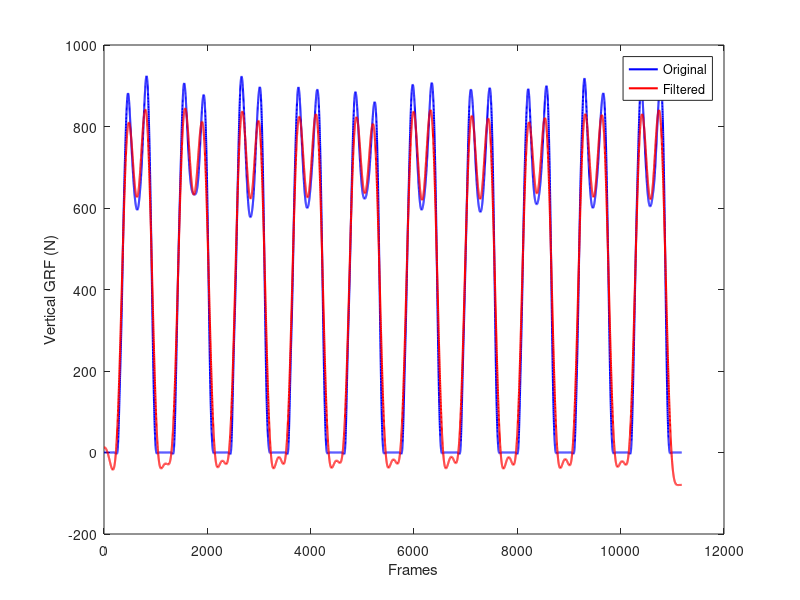

This chart was generated by the following MATLAB code:
%Clear workspace and load data
clear all; clc
load('grf_gait_events_data.mat')

%Isolate vertical GRF 
grf_z = data.grf_z;

%Capture frequency of the force platform
frame_rate = 1000;

%Apply a 4th order lowpass Butterworth filter with cutoff frequency of 6Hz
[B, A] = butter(4, 6/frame_rate);
grf_z_filt = filtfilt(B, A, grf_z);

%Plot initial and filtered data
figure
plot(grf_z, '-b', 'LineWidth', 1.5)
hold on
plot(grf_z_filt, '-r', 'LineWidth', 1.5)
hold off
legend('Original', 'Filtered')
xlabel('Frames')
ylabel('Vertical GRF (N)')
